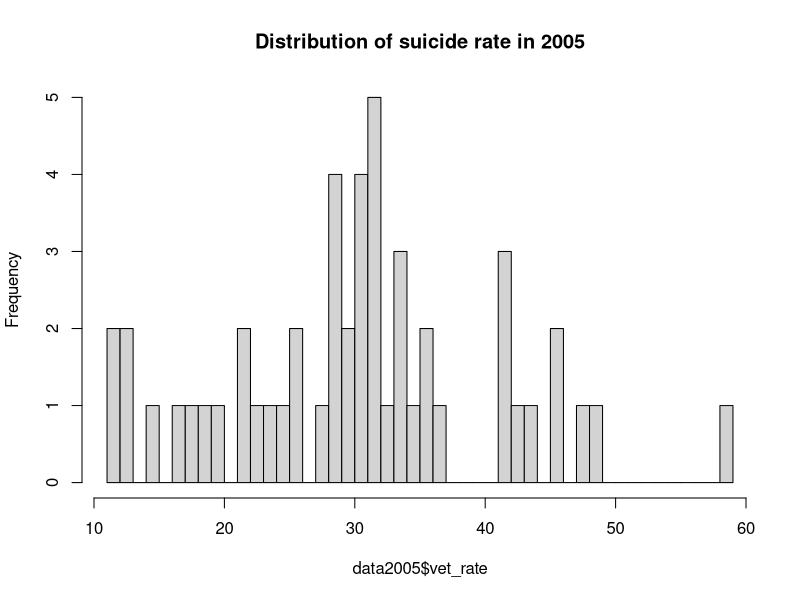
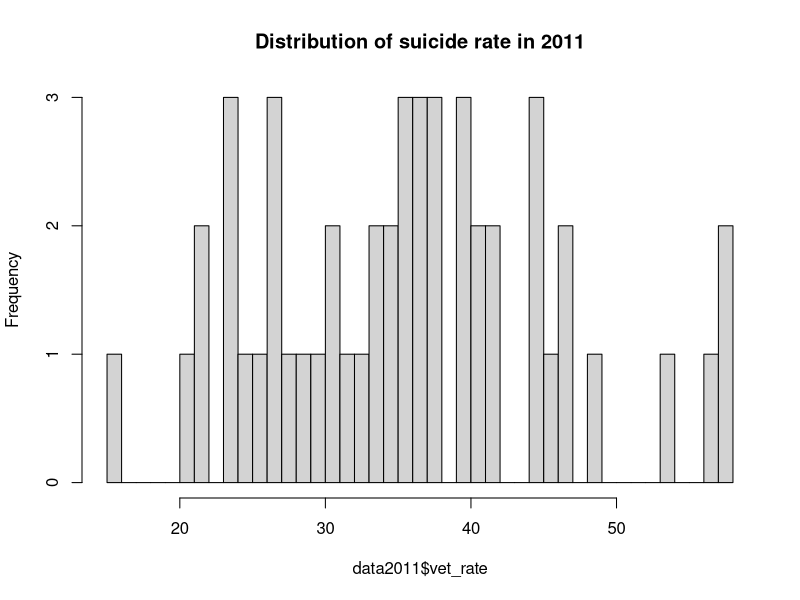
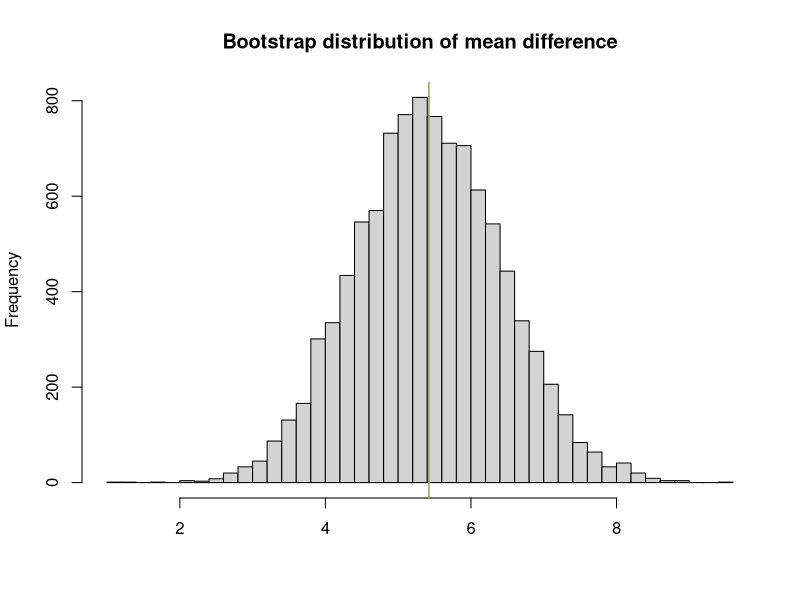
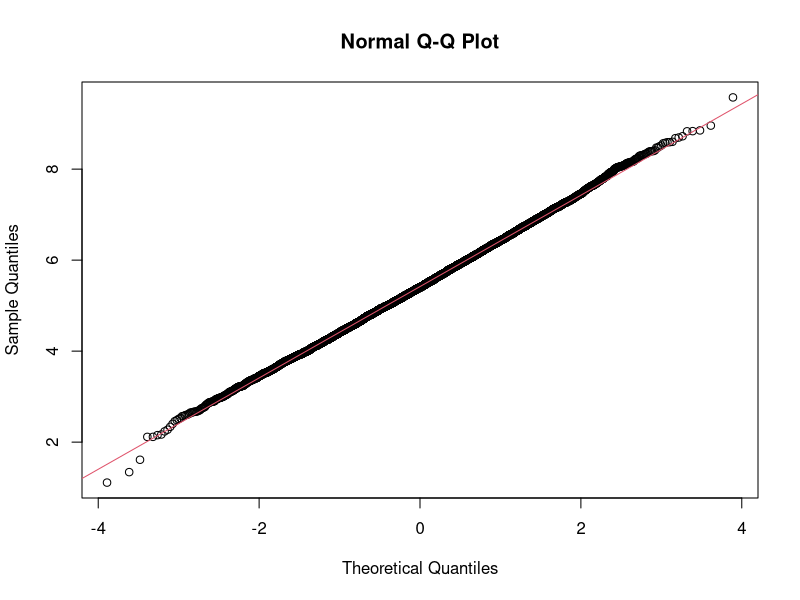
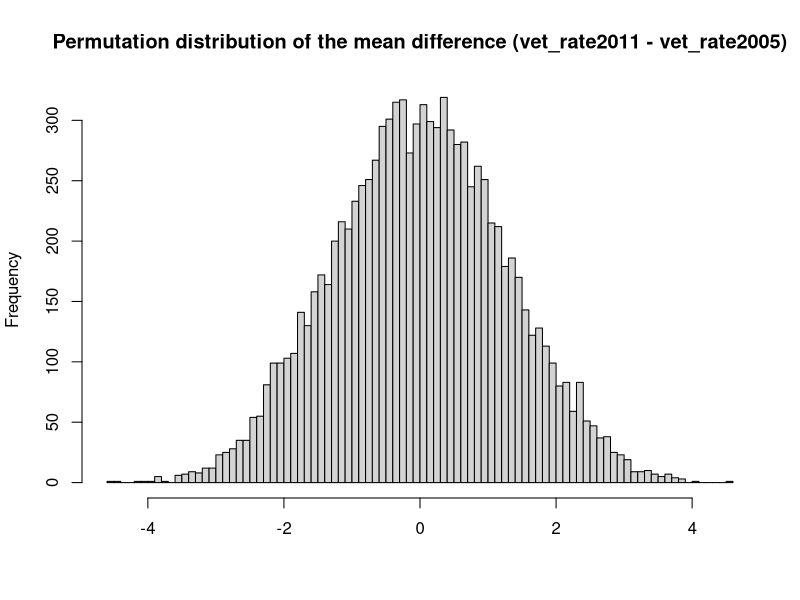

The R script that drew these images, in order:

set.seed(1507)

data2011 <- read.csv("VetSuicides_2011.csv")
data2005 <- read.csv("VetSuicides_2005.csv")

# (a) [0.5 point] Formulate the null- and alternative hypothesis.
#Answer:
#Null hypothesis: The mean suicide rate in 2011 is less than or equal to that in 2005
# Alternative hypothesis: The mean suicide rate in 2011 is large than that in 2005.


#(c) [1 point] Make use of plots to check normality of the data. Do you think the assumption of
#normality, made by these tests, holds? Find and report the sample means. 
#Do you think the difference in mean suicide rates between 2005 and 2011 will be significant?
#Answer:
hist(data2005$vet_rate,50,main="Distribution of suicide rate in 2005")
hist(data2011$vet_rate,50,main="Distribution of suicide rate in 2011")

mean_rate2005 = mean(data2005$vet_rate)
mean_rate2011 = mean(data2011$vet_rate)

#Two samples are likely not normal distribution
difference = data2011$vet_rate - data2005$vet_rate

mean_difference = mean(difference) #5.423036


#  (d) [1 point] Test the hypothesis that the suicide rate in 2011 is larger than the suicide rate in
#2005. Report the results. 
#Answer: Reject null hypothesis
result <- t.test(data2011$vet_rate, data2005$vet_rate, paired = TRUE, alternative = "greater")
result

#(e) [4 points in total] Perform a non-parametric bootstrap procedure on the difference in suicide
#rates between 2011 and 2005 to create the bootstrap sampling distribution. 
#Answer:
n_2011 = length(data2011[,1])
n_2005 = length(data2005[,1])

#Create bootstrap samples
#It is notable that the data is paired, thus we need to resample within each row
#to create bootstrap samples

B <- 10000
out = vector(length = B)
for (i in 1:B)
{
  random_id=sample(50,replace = TRUE) #with replacement, one row can appear multiple times in boostrap samples
  bootsample2005 <- data2005$vet_rate[random_id]
  bootsample2011 <- data2011$vet_rate[random_id]
  boot_diff = bootsample2011 - bootsample2005
  boot_mean_diff = mean(boot_diff)
  out[i] = boot_mean_diff
}

#Calculate bootstrap distribution

#*[1 point] Make a plot of the bootstrap distribution.
#Answer:
hist(out,50,xlab=" ",main="Bootstrap distribution of mean difference")
abline(v=mean_difference,col=2, lwd=1)
abline(v=mean(out),col=3, lwd=1)

#*[1 point] Comment on the bias and shape of the bootstrap distribution.
#Answer:
qqnorm(out)
qqline(out,col=2)
#The bootstrap distribution is nearly normal in shape and unbiased

#*[1 point] Construct the 95% bootstrap t confidence interval and the 95% bootstrap percentile interval.
#Answer:
alpha <- 0.05
tcv <- qt(1-alpha,n_2011-1) #n_2011 is the number of pairs

#t confidence interval
#The t-confidence interval is (3.73,+inf)
lowerbound = mean_difference-(tcv*sd(out))
lowerbound

#Bootstrap percentile interval
#The bootstrap percentile interval is (3.8,+inf)

boot_lower_pi <- quantile(out,alpha)
boot_lower_pi

#*[1 point] Comment on the use of the bootstrap t confidence interval and the bootstrap percentile interval for these data.
#Answer:
#The bootstrap t confidence interval and the bootstrap percentile interval provide close results.
#This can be explained by the assumptions of each type of confidence intervals. The bootstrap t
#confidence interval requires the bootstrap distribution has small bias and is nearly normal,
#which are both satisfied in this situation.

#(f) [2 points in total] Now use a permutation test to test the assumption that -on average- the
#suicide rate in 2011 is larger than in 2005:
#  -[1 point] Implement the permutation test procedure and plot the resulting permutation distribution.
#Answer:
combined_data <- merge(data2005, data2011, by = "state")
paired_data <- combined_data[,c('vet_rate.x','vet_rate.y')]
colnames(paired_data)[colnames(paired_data) == c('vet_rate.x','vet_rate.y')] <- c('vet_rate2005','vet_rate2011')
paired_data

B <- 10000 # Nr of permutation samples
out <- matrix(nrow = B, ncol = 1)

for (i in 1:B) {
  #Create random subset before swapping the elements
  replace_inds <- sample(c(TRUE, FALSE), nrow(paired_data), replace = TRUE)
  #Swap the elements in 2 samples, the key is retained
  paired_data[replace_inds, ] <- paired_data[replace_inds, 2:1]
  #Calculate the mean different and output vector
  perm_diff = paired_data$vet_rate2011 - paired_data$vet_rate2005
  perm_mean_diff = mean(perm_diff)
  out[i] <- perm_mean_diff
}
out
hist(out,100, xlab = "", main = "Permutation distribution of the mean difference (vet_rate2011 - vet_rate2005)")

# -[1 point] Report the permutation test estimate of the P-value.
#Answer:
pval<-(1+sum(out>mean_difference))/(B+1)
pval
  